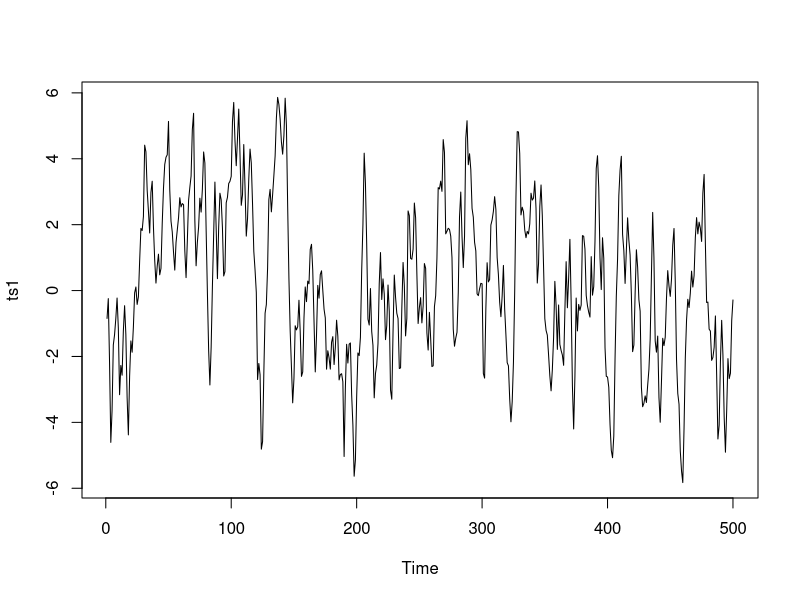
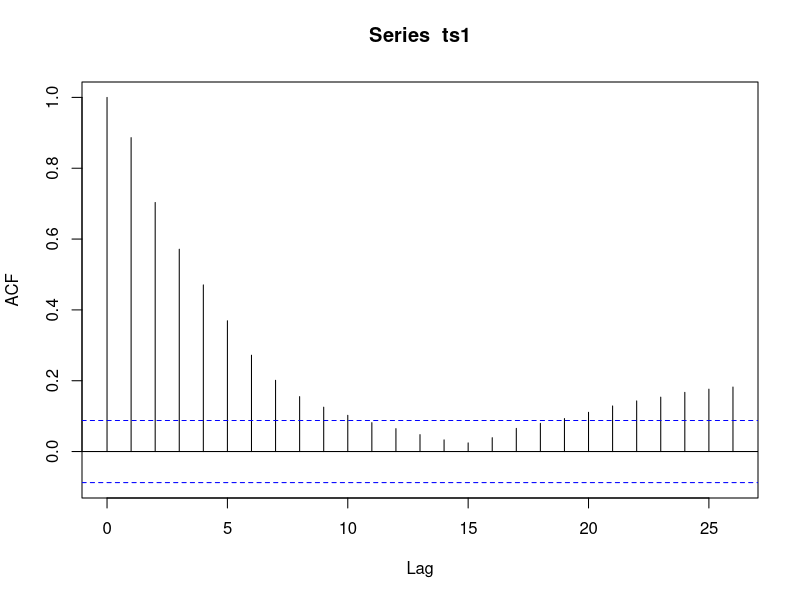
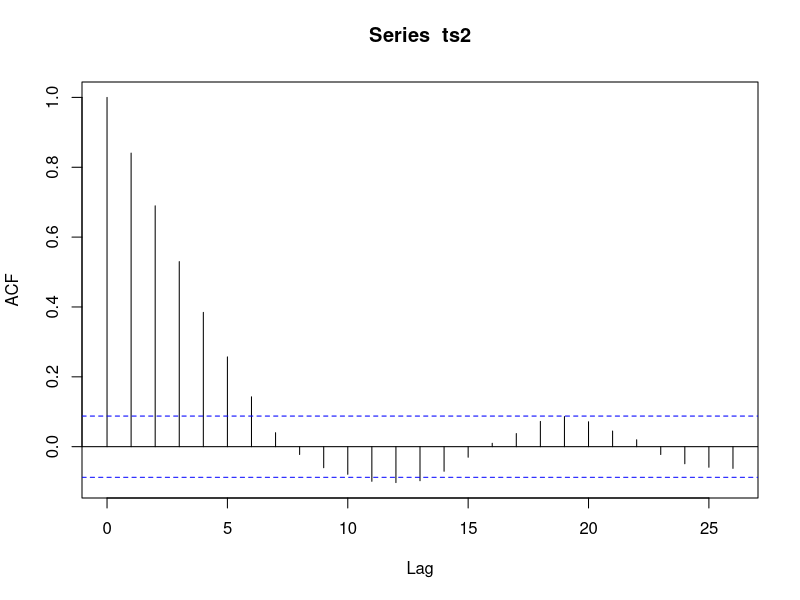
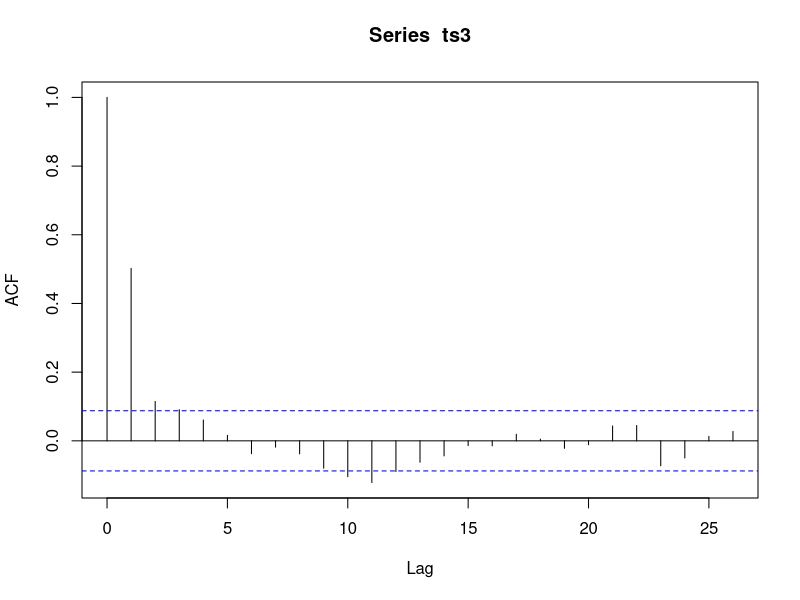
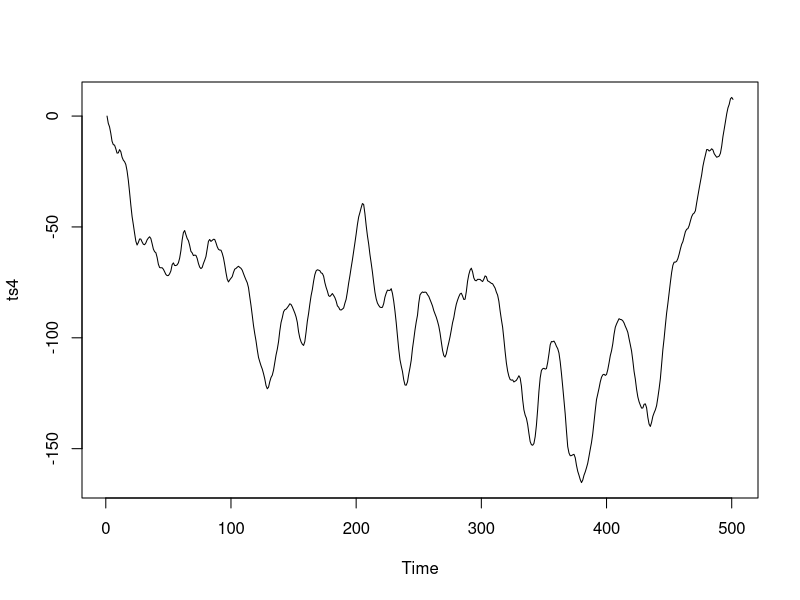
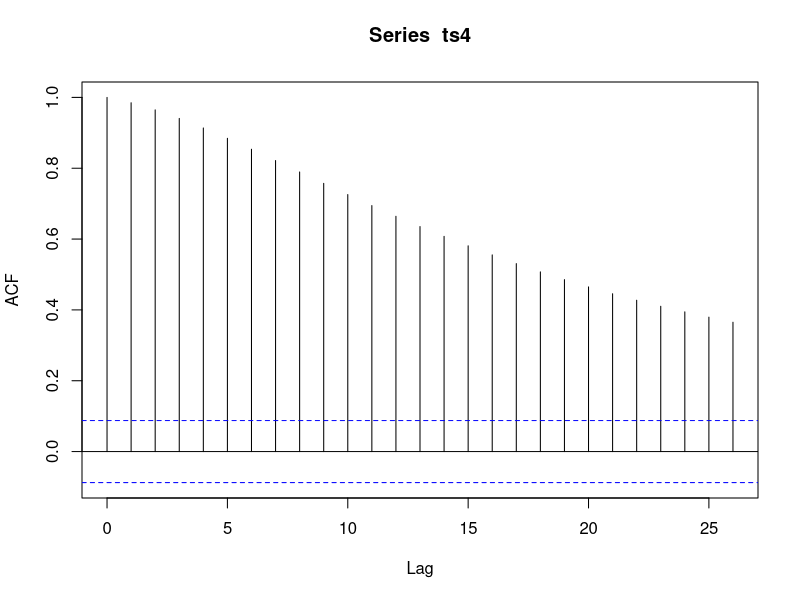
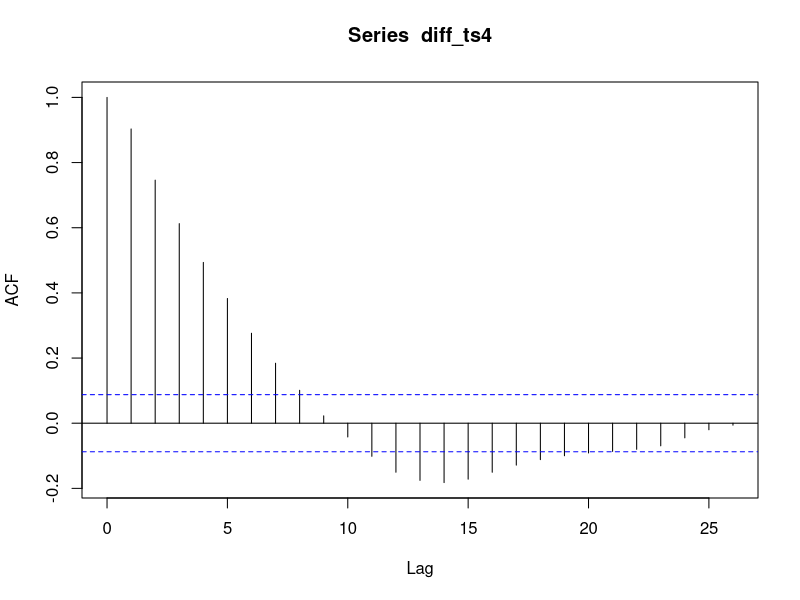
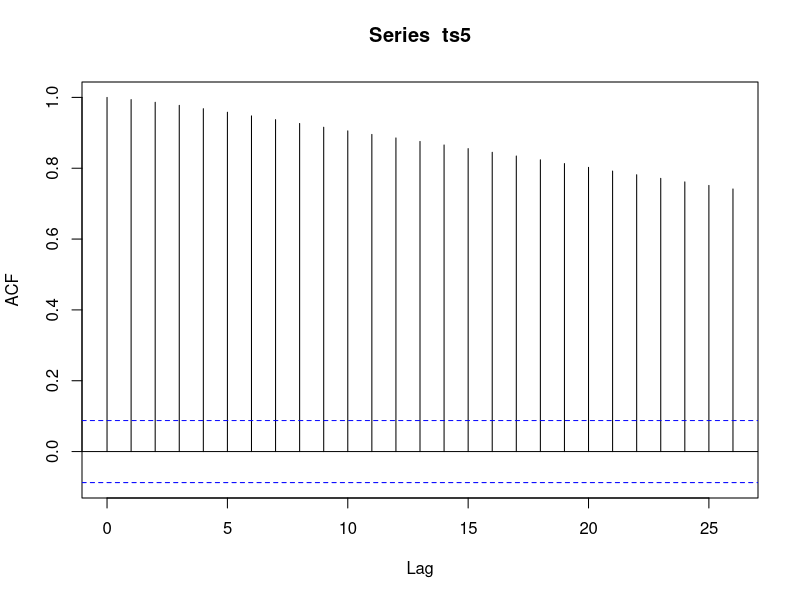

The R source for these figures, in order:
# Week 3

# Question 1 
# ARIMA(1,0,1)
ts1 = arima.sim(500,model = list(order = c(1,0,1), ar = c(0.8), ma = c(0.6)))
plot(ts1)
acf(ts1)

#ARIMA(1,0,0)
ts2=arima.sim(500, model=list(order=c(1,0,0),ar=c(0.8)))
acf(ts2)

#ARIMA(0,0,1)
ts3=arima.sim(500, model=list(order=c(0,0,1),ma=c(0.6)))
acf(ts3)


# Question 2
# ARIMA(1,1,1)
ts4 = arima.sim(500,model = list(order = c(1,1,1), ar = c(0.8), ma = c(0.6)))
plot(ts4)
acf(ts4)
diff_ts4 = diff(ts4)
acf(diff_ts4)

#ARIMA(1,1,0)
ts5 = arima.sim(500, model=list(order=c(1,1,0),ar=c(0.8)))
acf(ts5)
ts5.diff=diff(ts5)
acf(ts5.diff)

#function: diff()

# Question 3
# In R, we obtain the CO2 data by command co2.
co2
plot(co2)
acf(co2)

# Eliminate the trend by taking first difference
co2.diff1=diff(co2)
plot(co2.diff1)
acf(co2.diff1)

# To eliminate both trend and seasonality:
co2.diff2=diff(co2,lag=12,differences=1) 
# diff(co2,lag = 12, differences = 1)
plot(co2.diff2)
acf(co2.diff2)

# How to take out all the trend and seasonality in a time series

#Question 4
# stl():decompose
co2.dcp=stl(co2,s.window=4,t.window=50,t.jump=1)
# stl(ts you want to decompose, s.window = 4, t.window = 50, t.jump = 1)

plot(co2.dcp)
co2.dcp.values=co2.dcp$time.series

#co.dcp.values
co2.season=co2.dcp.values[,1]
plot(co2.season)

co2.trend=co2.dcp.values[,2]
plot(co2.trend)
co2.adj=co2.dcp.values[,3]
plot(co2.adj)

# Question 5
nottem
plot(nottem)
acf(nottem)

# Eliminate the trend by taking first difference
nottem.diff1=diff(nottem)
plot(nottem.diff1)
acf(nottem.diff1)


# To eliminate both trend and seasonality:
nottem.diff2=diff(nottem,lag=12,differences=1)
plot(nottem.diff2)
acf(nottem.diff2)

# If there is an obvious time trend, we take a first difference
# If there is a seasonality, we take a lag with 4/12
# If both, take a first difference, then a seasonal difference
# End of question 3 4, and 5

# Import data from xls into R
# Download the xls file from website
# Put the xls file into your R directory
# Read xls/xlsx

install.packages("readxl")  # package to read xls/xlsx file

library(readxl)  # Use the package

# function to import data: read_xls("name of your file", )
gdp_raw <- read_xls("KNI.xls",range = "Data1!A11:B70")  # range: "Sheet_name ! table_range"
gdp_data <- data.frame(gdp_raw) # dataframe format is easier to handel in R

gdp_data
year = gdp_data[,1] # Choose the first column of gdp_data
gdp = gdp_data[,2]  # Choose the second column of gdp_data
plot(year,gdp,type = "l", main = "GDP of Australia", xlab = "Year", ylab = "GDP", col = "blue") 

#plot(x-axis, y-axis, type = "l", main = "name of plot", xlab = "name of x-axis", ylab = "name of the y-axis", col = "color you like")


